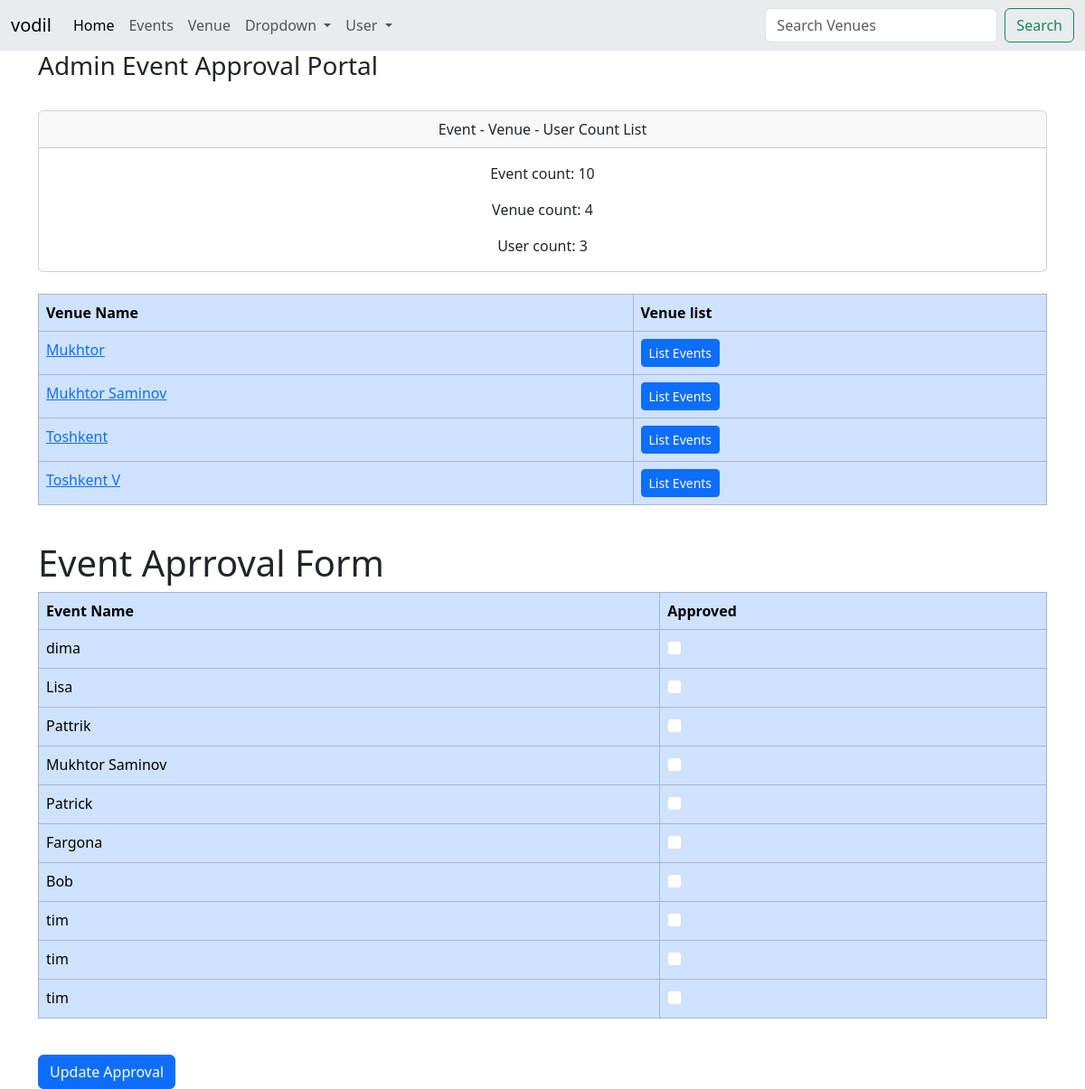
/admin_aprroval (signed in), run on an earlier commit of the app's database.
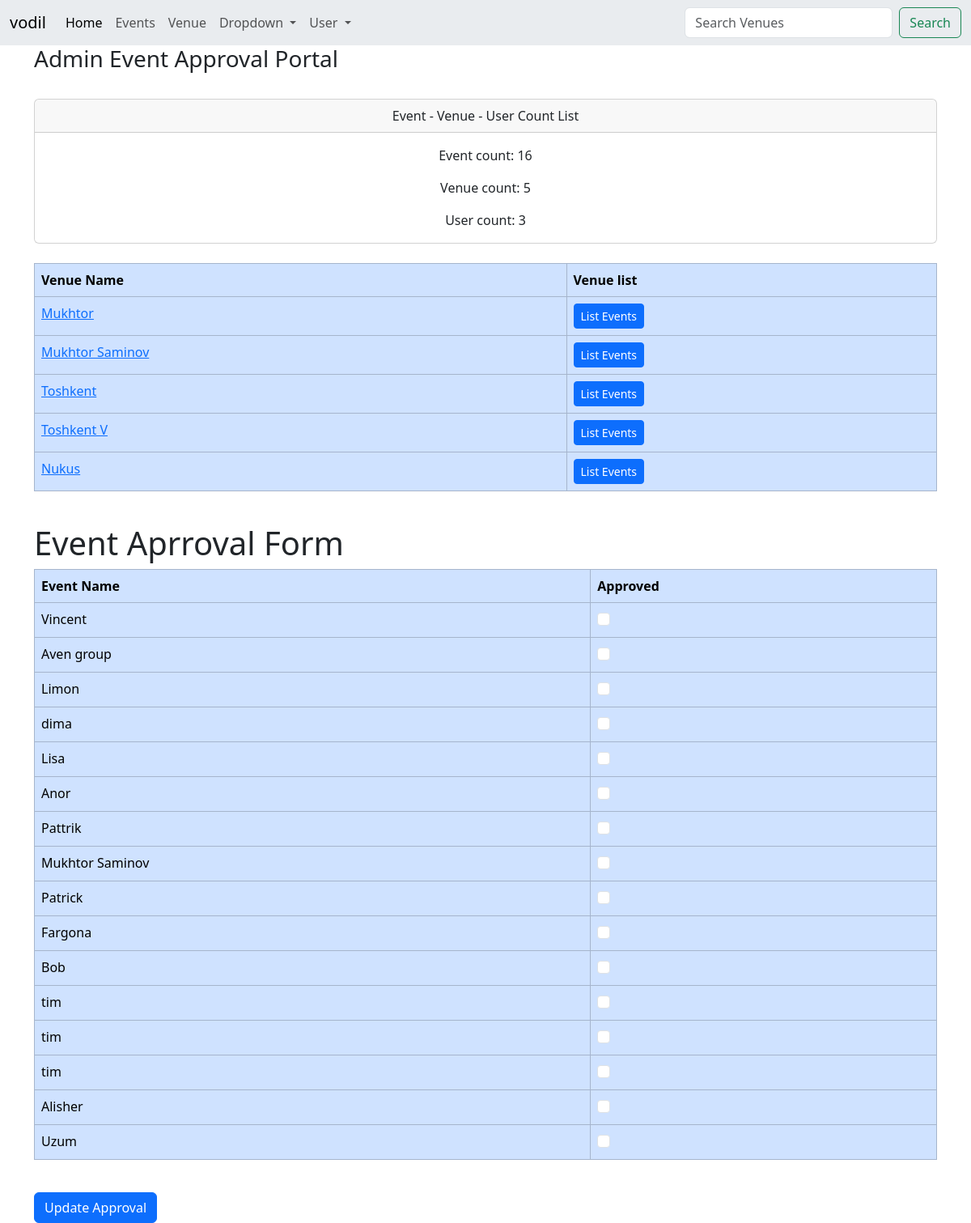
And on a later commit of the database.
### home/models.py (models this page shows, shortened)
class Venue(models.Model):
    name=models.CharField('Venue Name',max_length=120)
    address=models.CharField(max_length=300)
    zip_code=models.CharField('Zip Code',max_length=100)
    phone=models.CharField('Contact Phone',max_length=100,blank=True)
    web=models.URLField('Website Address',blank=True)
    email_address=models.EmailField('Email',blank=True)
    owner=models.IntegerField('Venue Owner',blank=False,default=1)
    venue_image=models.ImageField(null=True,blank=True,upload_to="venue_image/")
    def __str__(self):
        return self.name

class Event(models.Model):
    name=models.CharField("Event Name",max_length=120)
    event_data=models.DateTimeField('Event Data')
    venue=models.ForeignKey(Venue,blank=True,null=True,on_delete=models.CASCADE)
    manager=models.ForeignKey(User,blank=True,null=True,on_delete=models.SET_NULL)
    description=models.TextField(blank=True)
    attendees=models.ManyToManyField(MyClubUser,blank=True)
    aprroved=models.BooleanField("Aprroved",default=False)
    def __str__(self):
        return self.name

### home/views.py (the view)
# urls.py: path('admin_aprroval',views.admin_aprroved,name='admin_aprroval'),
def admin_aprroved(request):
    venue_list=Venue.objects.all()
    event_count=Event.objects.all().count()
    venue_count=Venue.objects.all().count()
    user_count=User.objects.all().count()
    event_list=Event.objects.all().order_by( '-event_data' )
    if request.user.is_superuser:
        if request.method=="POST":
            id_list=request.POST.getlist('boxes')
            event_list.update(aprroved=False)
            for i in id_list:
                Event.objects.filter(pk=int(i)).update(aprroved=True)
            messages.success(request,("Event List Approval Has Been Updated!"))
            return redirect('events_list')
        else:
            return render(request,'admin_aprroval.html',{'event_list':event_list,'event_count':event_count,'venue_count':venue_count,'user_count':user_count,'venue_list':venue_list})
    else:
        messages.success(request,("You aren't autherized to view this page!"))
        return redirect('home')

### Template/admin_aprroval.html (shortened to what this page needs)
{% extends "base.html" %}
{% block content %}
<h3>Admin Event Approval Portal</h3>
<br/>
<form action="" method=POST>
<div class="card ">
  <div class="card-header text-center ">
   Event - Venue - User Count List
  </div>
  <div class="card-body text-center">
    <p class="card-text">Event count:  {{ event_count }}</p>
    <p class="card-text">Venue count:   {{ venue_count}}</p>
    <p class="card-text">User count:  {{ user_count }}</p>
  </div>
</div>
<br/>
<table class="table taablr-striped table-primary table-bordered">
  <thead>
    <tr>
      <th scope="col">Venue Name </th>
      <th scope="col">Venue list</th>
    </tr>
  </thead>
  <tbody>
      {% for venue in venue_list %}
      <tr>
          <td><a href="{% url 'show_venue' venue.id %}"> {{ venue }}</a> </td>
          <td>
            <a href="{% url 'venue_events' venue.id %}" class="btn btn-sm btn-primary "> List Events</a>
          </td>
      </tr>
      {% endfor %}
  </tbody>
</table>
<br/>
<h1>Event Aprroval Form </h1>
<table class="table taablr-striped table-primary table-bordered">
    <thead>
      <tr>
        <th scope="col">Event Name </th>
        <th scope="col">Approved</th>
      </tr>
    </thead>
    <tbody>
        {% for event in event_list %}
        <tr>
            <td>{{ event }}</td>
            <td>
            {% if event.aprroved %}
                <div class="form-check">
                    <input class="form-check-input"type="checkbox" checked="checked" value="{{event.id}}"
                    name="boxes">
                </div>
            {% else %}
            <div class="form-check">
                <input class="form-check-input"type="checkbox"  value="{{event.id}}"
                name="boxes">
            </div>
            {% endif %}
            </td>
        </tr>
        {% endfor %}
    </tbody>
  </table>
  <br/>
  <button class="btn btn-primary" type="submit"> Update Approval</button>
  </form>
{% endblock %}

What changed in the data, as far as the page shows it:
added Venue: name "Nukus"
added Event: name "Vincent"
added Event: name "Aven group"
added Event: name "Limon"
added Event: name "Anor"
added Event: name "Alisher"
added Event: name "Uzum"
Also different on the page:
{{ event_count }}: "10" → "16"
{{ venue_count }}: "4" → "5"
